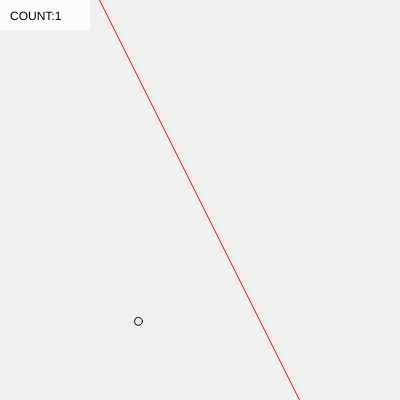
Frame 1 (no input)
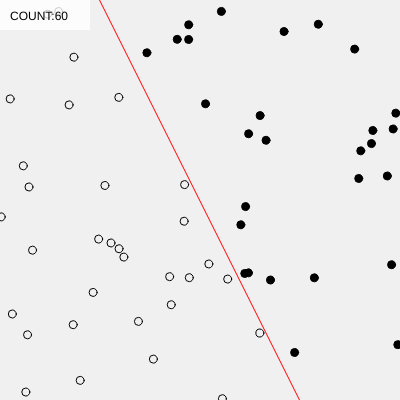
Frame 60 (no input)
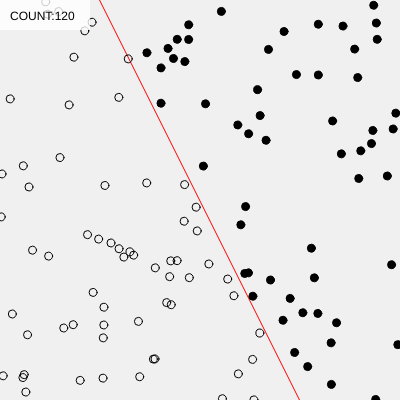
Frame 120 (the mouse pressed at the canvas centre since frame 60)

The p5.js sketch that drew these frames (run headless with seeded random() and noise() and a simulated clock; from frame 60 on, the mouse is pressed at the canvas centre):

// p5.js sketch
// ── sketch.js
/// <reference path="../../p5.global-mode.d.ts" />

/////////////////////////////
// 用語 
/////////////////////////////
// コネクショニズム - connectionism
// 概念や常識を最初に持たず、白紙の状態から、多数の事例で"経験"させ、"学習"していく
// 疑似ニューロンを作成する。
//
// 教育あり学習 - Supervised Learning
// ネットワークが出した答えに対して、あらかじめ用意してある正しい答えと比較し、誤差を調整
// 強化学習 - Reinforcement Learning
// 環境の観察により精度を高めていく。迷路のコストなど。
//
// パーセプトロン - Perceptron
// 最も単純なニューラルネットワークであり、単一ニューロンの計算モデル
//

/////////////////////////////
// 10.3 パーセプトロンを使った簡単なパターン認識

class Perceptron {
    constructor(n) {
        this.C_learingRate = 0.01;
        this.weights = Array.from({length:n}, (v,k)=>random(-1.0, 1.0))
        console.log('weights', this.weights)
    }
    // 単純なパーセプトロンのアルゴリズム
    // 1.入力ごとに、入力と重みをかける
    // 2.すべての入力を合計
    // 3.活性化関数(activation function)に、合計値を渡し、出力を計算(推測)
    feedforward(inputs) {
         const zipped = inputs.map((v,i,a)=> v * this.weights[i]);
         const sum = zipped.reduce((acc, c)=> acc + c)
         return this.activate(sum);
    }
    activate(n) { return n > 0 ? 1 : -1; }

    train(inputs, desired) {
        // 入力から推測結果を求める。
        let guess = this.feedforward(inputs);
        let error = desired - guess; // 希望する答えと、推測結果を比較
        // 重みの調整。推測結果(guess)が正しいとerror=0となり、重みは変化しない。
        // [重みの式]
        // 新しい重み = 重み + Δ重み
        // Δ重み = エラー * 入力
        // 新しい重み = 重み + エラー * 入力
        // さらに、定数を用意
        // 新しい重み = 重み + エラー * 入力 * 学習定数
        this.weights.forEach((v,i,a)=> a[i] = a[i] + error * inputs[i] * this.C_learingRate);
    }
}

const f = (x) => 2 * x + 1;

class Trainer {
    constructor(x, y, answer) {
        this.inputs = [x, y, BIAS];
        this.answer = answer;
    }

    static makeData(n) {
        return Array.from({length:n}, (v,k)=> {
            let x = random(-width/2, width/2);
            let y = random(-height/2, height/2);
            let answer = y < f(x) ? -1 : 1;
            return new Trainer(x, y, answer)
        });
    }
}

const BIAS = 1.0

let p;
let training;

function setup() {
    createCanvas(400, 400);
    p = new Perceptron(3); // 重み変数3,weight[3]
    training = Trainer.makeData(2000);
}

let count = 0;
function draw() {
    background(240);

    push();
    translate(width/2, height/2);

    // パーセプトロンの重みが学習されていく。
    p.train(training[count].inputs, training[count].answer)

    count = (count + 1) % training.length;

    //const f = (x) => 2 * x + 1;
    stroke(255, 0, 0)
    line(-width/2, f(-width/2), width/2, f(width/2))

    // 描画
    stroke(0);
    for (let i = 0; i < count; i++) {
        let guess = p.feedforward(training[i].inputs);
        (guess > 0) ? noFill() : fill(0);
        ellipse(training[i].inputs[0], training[i].inputs[1], 8, 8);
    }
    pop();

    push();
    noStroke();
    fill(255, 200);
    rect(0, 0, 90, 30)
    fill(0);
    text(`COUNT:${count}`, 10, 20)
    pop();
}
